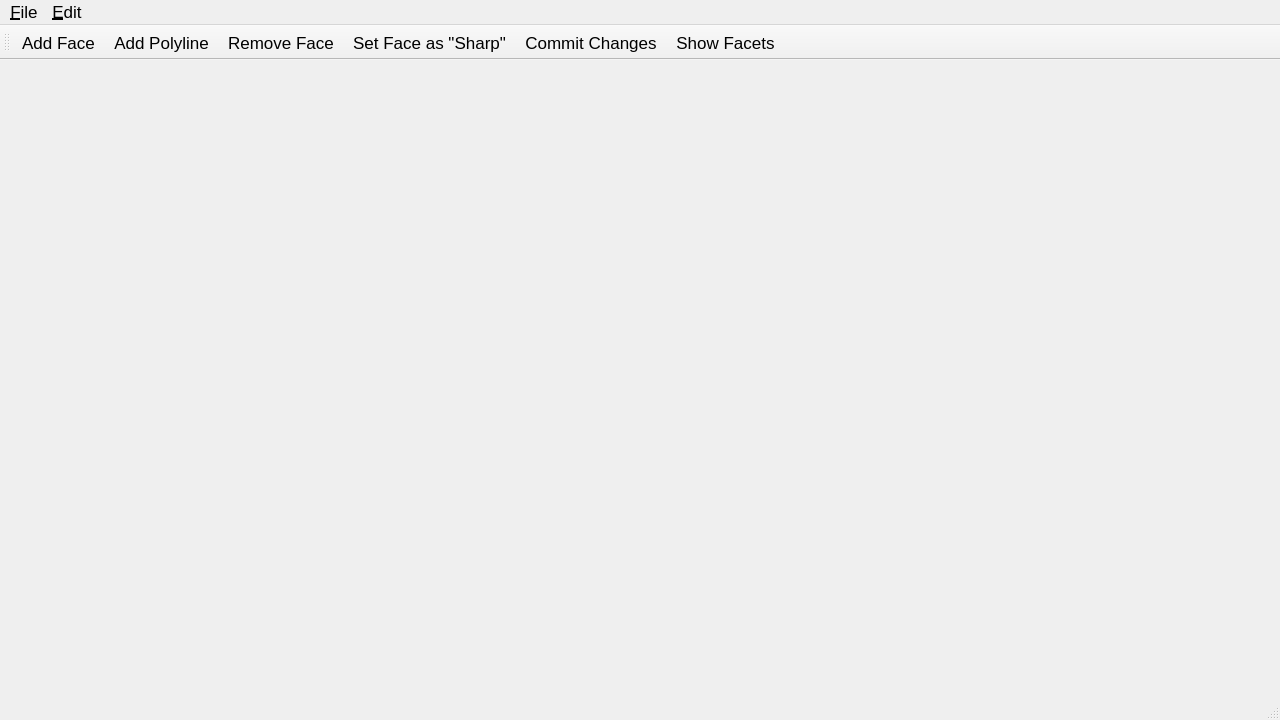
<?xml version="1.0" encoding="UTF-8"?>
<ui version="4.0">
 <class>MainWindow</class>
 <widget class="QMainWindow" name="MainWindow">
  <property name="geometry">
   <rect>
    <x>0</x>
    <y>0</y>
    <width>1280</width>
    <height>720</height>
   </rect>
  </property>
  <widget class="QWidget" name="centralwidget"/>
  <widget class="QMenuBar" name="menubar">
    <property name="font" >
      <font>
        <pointsize>13</pointsize>
      </font>
    </property>
   <property name="geometry">
    <rect>
     <x>0</x>
     <y>0</y>
     <width>1280</width>
     <height>22</height>
    </rect>
   </property>
   <widget class="QMenu" name="menuFile">
     <property name="font" >
       <font>
         <pointsize>13</pointsize>
       </font>
     </property>
    <property name="title">
     <string>&amp;File</string>
    </property>
    <addaction name="actionNew"/>
    <addaction name="actionOpen"/>
    <addaction name="actionReload"/>
    <addaction name="actionSave"/>
    <addaction name="actionExit"/>
   </widget>
<!--   <widget class="QMenu" name="menuAbout">
    <property name="title">
     <string>&amp;About</string>
    </property>
    <addaction name="actionAbout"/>
    <addaction name="actionAboutQt"/>
   </widget>-->
    
   <!--<widget class="QMenu" name="menuAdd">
    <property name="title">
     <string>&amp;Add</string>
    </property>
    <addaction name="actionPoint"/>
    <addaction name="actionInstance"/>
   </widget>-->
   <widget class="QMenu" name="menuEdit">
     <property name="font" >
       <font>
         <pointsize>13</pointsize>
       </font>
     </property>
    <property name="title">
     <string>&amp;Edit</string>
    </property>
    <addaction name="actionMerge"/>
    <addaction name="actionSubdivide"/>
    <addaction name="separator"/>
    <addaction name="actionAddFace"/>
    <addaction name="actionAddPolyline"/>
    <addaction name="actionRemoveFace"/>
     <addaction name="actionSharpenFace"/>
    <!--<addaction name="actionResetTempMesh"/>-->
     <addaction name="actionCommitChanges"/>
     <addaction name="actionShowFacets"/>
   </widget>
   <addaction name="menuFile"/>
   <!--<addaction name="menuAdd"/>-->
   <addaction name="menuEdit"/>
   <addaction name="menuAbout"/>
  </widget>
  <widget class="QStatusBar" name="statusbar"/>
  <widget class="QToolBar" name="toolBar">
    <property name="font" >
      <font>
        <pointsize>13</pointsize>
      </font>
    </property>
   <property name="windowTitle">
    <string>toolBar</string>
   </property>
   <attribute name="toolBarArea">
    <enum>TopToolBarArea</enum>
   </attribute>
   <attribute name="toolBarBreak">
    <bool>false</bool>
   </attribute>
   <addaction name="actionAddFace"/>
   <addaction name="actionAddPolyline"/>
   <addaction name="actionRemoveFace"/>
    <addaction name="actionSharpenFace"/>
   <!--<addaction name="actionResetTempMesh"/>
   <addaction name="separator"/>-->
   <addaction name="actionCommitChanges"/>
    <addaction name="actionShowFacets"/>
  </widget>
  <action name="actionNew">
   <property name="text">
    <string>&amp;New</string>
   </property>
   <property name="shortcut">
    <string>Ctrl+N</string>
   </property>
  </action>
  <action name="actionOpen">
   <property name="text">
    <string>&amp;Open</string>
   </property>
   <property name="shortcut">
    <string>Ctrl+O</string>
   </property>
  </action>
  <action name="actionSave">
   <property name="text">
    <string>&amp;Save</string>
   </property>
   <property name="shortcut">
    <string>Ctrl+S</string>
   </property>
  </action>
  <action name="actionExit">
   <property name="text">
    <string>E&amp;xit</string>
   </property>
   <property name="shortcut">
    <string>Ctrl+Q</string>
   </property>
  </action>
  <action name="actionAbout">
   <property name="text">
    <string>About</string>
   </property>
  </action>
<!--  <action name="actionPoint">
   <property name="text">
    <string>&amp;Point</string>
   </property>
  </action>
  <action name="actionInstance">
   <property name="text">
    <string>&amp;Instance</string>
   </property>
  </action>-->
  <action name="actionReload">
   <property name="text">
    <string>&amp;Reload</string>
   </property>
  </action>
<!--  <action name="actionAboutQt">
   <property name="text">
    <string>About Qt</string>
   </property>
  </action>-->
  <action name="actionMerge">
   <property name="text">
    <string>&amp;Merge</string>
   </property>
  </action>
  <action name="actionSubdivide">
    <property name="text">
      <string>&amp;Subdivide</string>
    </property>
  </action>
  <action name="actionAddFace">
   <property name="text">
    <string>Add Face</string>
   </property>
  </action>
  <action name="actionAddPolyline">
    <property name="text">
      <string>Add Polyline</string>
    </property>
  </action>
  <action name="actionRemoveFace">
    <property name="text">
      <string>Remove Face</string>
    </property>
  </action>
   <action name="actionSharpenFace">
     <property name="text">
       <string>Set Face as "Sharp"</string>
     </property>
   </action>
<!--  <action name="actionResetTempMesh">
   <property name="text">
    <string>Reset Temp Mesh</string>
   </property>
  </action>-->
  <action name="actionCommitChanges">
   <property name="text">
    <string>Commit Changes</string>
   </property>
  </action>
   <action name="actionShowFacets">
     <property name="text">
       <string>Show Facets</string>
     </property>
   </action>
 </widget>
 <resources/>
 <connections/>
</ui>
